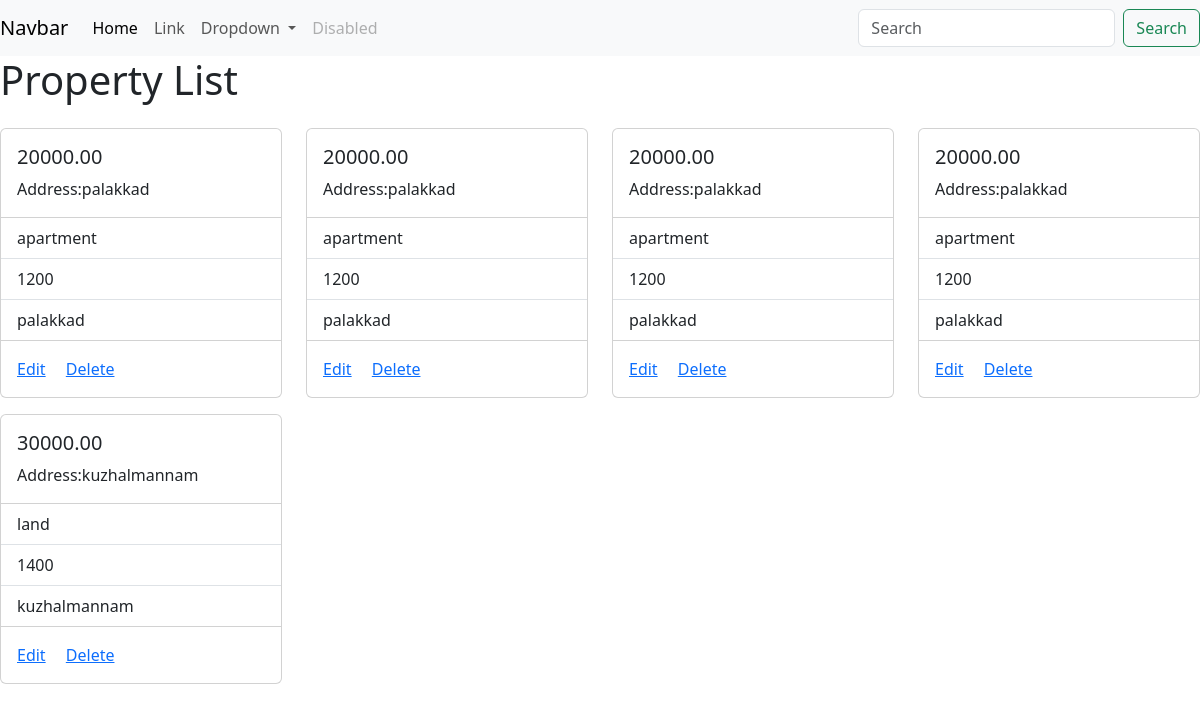
Screenshot of /property/list/ with the database file from the repository.
### Property_list/models.py (models this page shows, shortened)
class Property(models.Model):
    address = models.CharField(max_length=100)
    price = models.DecimalField(max_digits=10,decimal_places=2)
    property_type = models.CharField(max_length=100)
    number_of_bedrooms = models.PositiveIntegerField()
    square_footage = models.PositiveIntegerField()
    location = models.CharField(max_length=200)
    property_image = models.ImageField(upload_to="property_images",null=True,blank=True)

### Property_list/views.py (the view)
# urls.py: path('property/list/',views.PropertyListView.as_view(),name="property-list"),
class PropertyListView(View):
    template_name = "property_list.html"
    def get(self,request,*args,**kwargs):
        qs = Property.objects.all()
        return render(request,self.template_name,{"data":qs})

### Property_list/templates/property_list.html (shortened to what this page needs)
{%extends 'base.html'%}
{%block main_block%}
<div class="container">
    <div>
      <h1 style="align-items: center;">Property List</h1>
    </div>
      <div class="row">
          {% for p in data%}
          <div class="col-3 pt-3">
            <div class="card" style="width:100%">
                <div class="card-body">
                  <h5 class="card-title">{{p.price}}</h5>
                  <p class="card-text">Address:{{p.address}}</p>
                </div>
                <ul class="list-group list-group-flush">
                  <li class="list-group-item">{{p.property_type}}</li>
                  <li class="list-group-item">{{p.square_footage}}</li>
                  <li class="list-group-item">{{p.location}}</li>
                </ul>
                <div class="card-body">
                    <a href="{%url 'property-edit' p.id%}" class="card-link">Edit</a>
                    <a href="{%url 'property-delete' p.id%}" class="card-link">Delete</a>
                  </div>
              </div>
           </div>
          {%endfor%}
      </div>
  </div>
{%endblock%}

### Property_list/templates/base.html (shortened to what this page needs)
<!DOCTYPE html>
<html lang="en">
<head>
    <link href="https://cdn.jsdelivr.net/npm/bootstrap@5.3.3/dist/css/bootstrap.min.css" rel="stylesheet">
</head>
<body>
        <div class="row">
            <nav class="navbar navbar-expand-lg bg-body-tertiary">
                <div class="container-fluid">
                  <a class="navbar-brand" href="#">Navbar</a>
                  <div class="collapse navbar-collapse" id="navbarSupportedContent">
                    <ul class="navbar-nav me-auto mb-2 mb-lg-0">
                      <li class="nav-item">
                        <a class="nav-link active" aria-current="page" href="#">Home</a>
                      </li>
                      <li class="nav-item">
                        <a class="nav-link" href="#">Link</a>
                      </li>
                      <li class="nav-item dropdown">
                        <a class="nav-link dropdown-toggle" href="#" role="button" data-bs-toggle="dropdown" aria-expanded="false">
                          Dropdown
                        </a>
                      </li>
                      <li class="nav-item">
                        <a class="nav-link disabled" aria-disabled="true">Disabled</a>
                      </li>
                    </ul>
                    <form class="d-flex" role="search">
                      <input class="form-control me-2" type="search" placeholder="Search" aria-label="Search">
                      <button class="btn btn-outline-success" type="submit">Search</button>
                    </form>
                  </div>
              </nav>
             {%block main_block%}
             {%endblock%}
        </div>
</body>
</html>

### rows the page displays
Property: price "20000.00", address "palakkad", property_type "apartment", square_footage "1200", location "palakkad"
Property: price "20000.00", address "palakkad", property_type "apartment", square_footage "1200", location "palakkad"
Property: price "20000.00", address "palakkad", property_type "apartment", square_footage "1200", location "palakkad"
Property: price "20000.00", address "palakkad", property_type "apartment", square_footage "1200", location "palakkad"
Property: price "30000.00", address "kuzhalmannam", property_type "land", square_footage "1400", location "kuzhalmannam"
